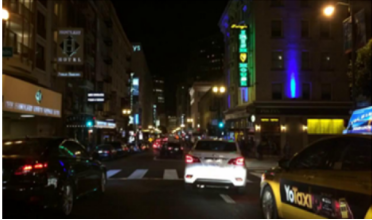
#> input picture night_segmentation/image_file/night_photo.jpg, 372 x 220 px
$ python segment_black_objects.py
#> lines starting #> are read from the running program, lines starting #| are printed output that depends on the picture; after the words box and inside, x2 and y2 are one past the last pixel; in counts of white or black regions, pixels touching at a corner belong together
import cv2
import numpy as np

# Load image
img_path = "image_file/night_photo.jpg"
image = cv2.imread(img_path)
#> image is the input picture: shape (220, 372, 3); mean B, G, R 29.3, 38.5, 45.3

# Check if image loaded
if image is None:
    print("❌ Image not found! Check file path.")
    exit()

# Convert image to HSV color space
hsv = cv2.cvtColor(image, cv2.COLOR_BGR2HSV)
#> hsv: shape (220, 372, 3); mean H, S, V 29.8, 157.7, 49.6

# Define range for black color in HSV
# Adjust values if your lighting is different
lower_black = np.array([0, 0, 0])
upper_black = np.array([180, 255, 50])

# Create mask
mask = cv2.inRange(hsv, lower_black, upper_black)
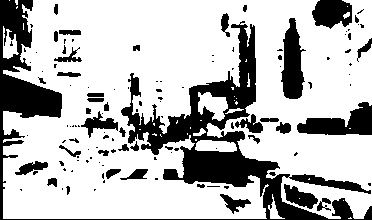
#> mask: shape (220, 372); 73.4% white; 123 black regions (81 under 20 px), largest, box (x1, y1, x2, y2) and area: (0, 0, 372, 220) 14246, (297, 102, 372, 135) 1389, (281, 18, 306, 99) 1282

# Apply mask to extract black regions
result = cv2.bitwise_and(image, image, mask=mask)
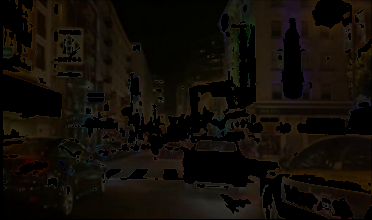
#> result: shape (220, 372, 3); mean B, G, R 7.5, 13.3, 17.8

# Save and show results
cv2.imshow("Original Night Photo", image)
cv2.imshow("Black Object Mask", mask)
cv2.imshow("Segmented Black Objects", result)

cv2.imwrite("black_mask.jpg", mask)
cv2.imwrite("segmented_black_objects.jpg", result)

print("✅ Segmentation complete! Saved as 'black_mask.jpg' and 'segmented_black_objects.jpg'.")

cv2.waitKey(0)
cv2.destroyAllWindows()
